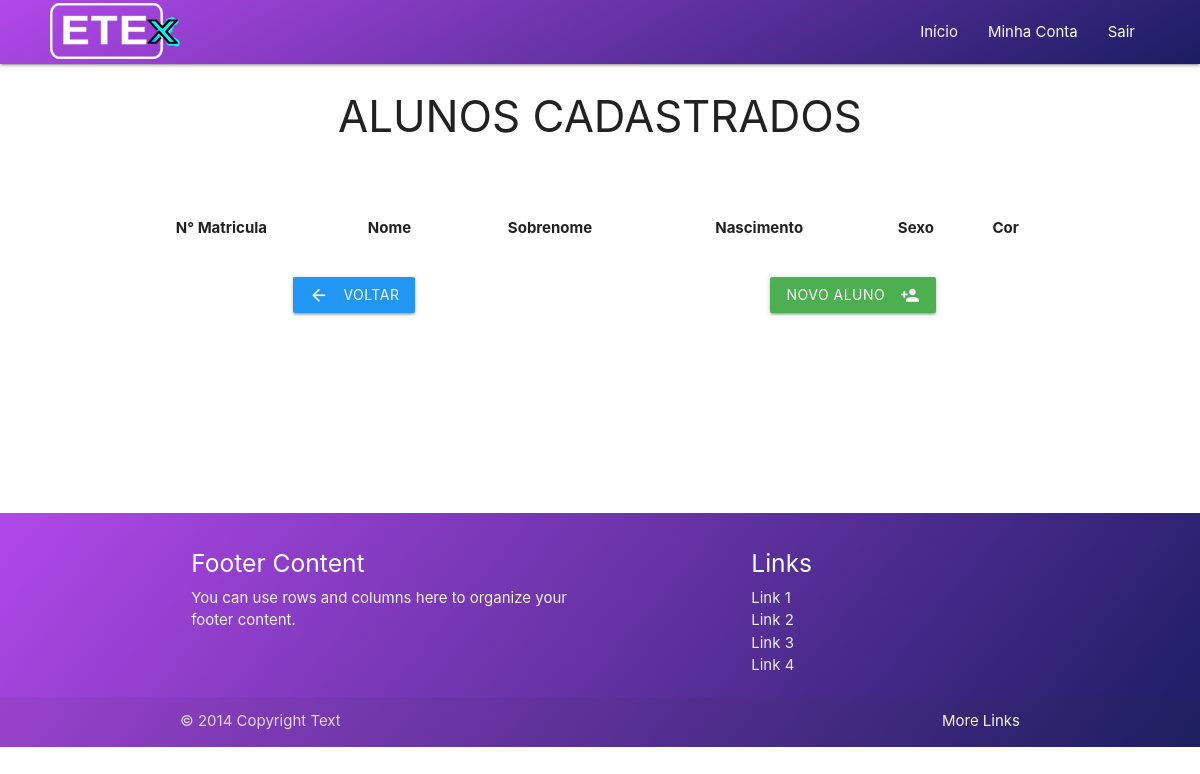
/portal/admin/Aluno/listar-alunos.php, run on an earlier commit of the app's database.
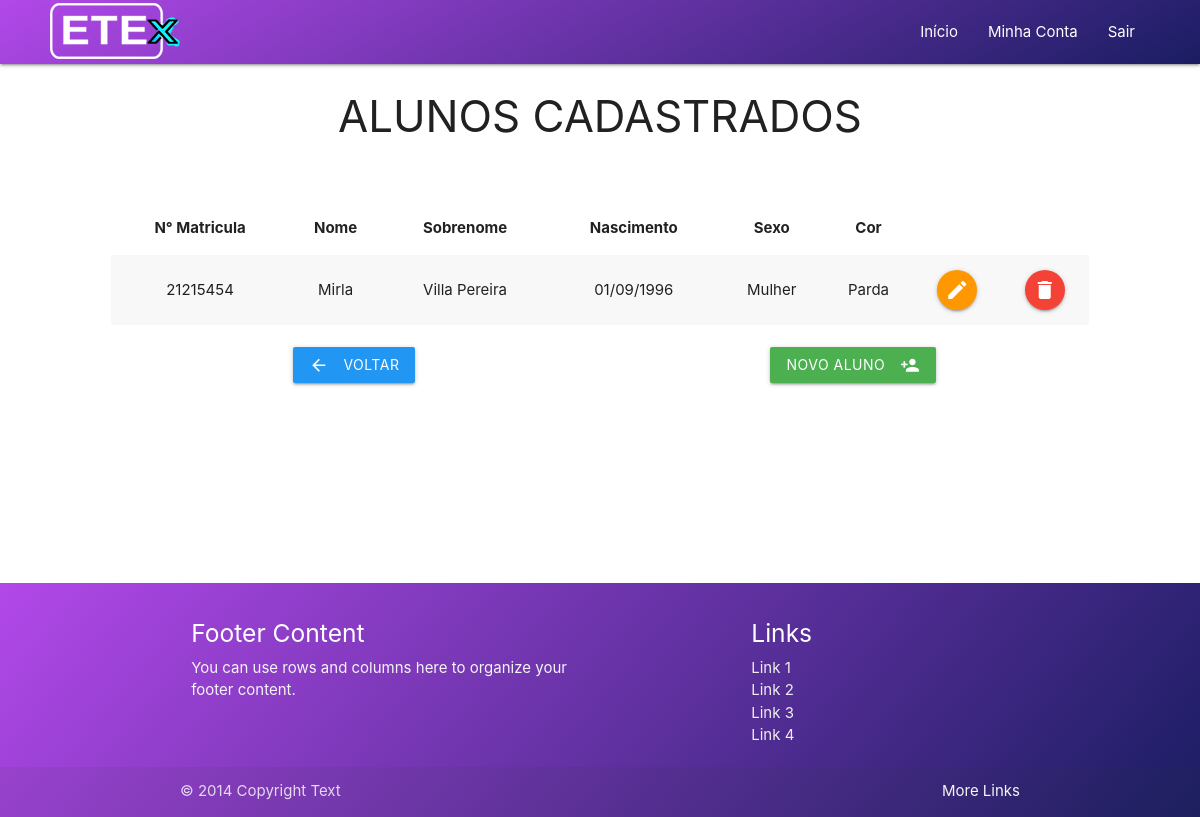
And on a later commit of the database.
### tables this page shows
CREATE TABLE IF NOT EXISTS `alunos` (
  `id_aluno` int(11) NOT NULL AUTO_INCREMENT,
  `nome_aluno` varchar(40) DEFAULT NULL,
  `matricula_aluno` varchar(64) DEFAULT NULL,
  `sobrenome_aluno` varchar(40) DEFAULT NULL,
  `nascimento_aluno` varchar(40) DEFAULT NULL,
  `sexo_aluno` varchar(40) DEFAULT NULL,
  `cor_aluno` varchar(40) DEFAULT NULL,
  `cpf_aluno` varchar(45) NOT NULL,
  `email_aluno` varchar(40) DEFAULT NULL,
  `fone_pessoal_aluno` varchar(40) DEFAULT NULL,
  `fone_fixo_aluno` varchar(40) DEFAULT NULL,
  `numero_endereco_aluno` varchar(40) DEFAULT NULL,
  `rua_endereco_aluno` varchar(40) DEFAULT NULL,
  `bairro_endereco_aluno` varchar(40) DEFAULT NULL,
  `cidade_endereco_aluno` varchar(40) DEFAULT NULL,
  `estado_endereco_aluno` varchar(40) DEFAULT NULL,
  `pais_endereco_aluno` varchar(40) DEFAULT NULL,
  `cep_endereco_aluno` varchar(40) DEFAULT NULL,
  `foto_aluno` blob,
  PRIMARY KEY (`id_aluno`),
  UNIQUE KEY `cpf_aluno` (`cpf_aluno`)
);

### model/Aluno/AlunoDao.class.php (called while the page is built, shortened)
<?php
class AlunoDao implements InterfaceAluno {
    public function listarAlunos() {
        $db_conexao = new Database();
        $conn = $db_conexao->dbConexao();
        $stmt = $conn->prepare("SELECT * FROM `alunos`");
        try {
            $stmt->execute();
            $result = $stmt->fetchAll(PDO::FETCH_ASSOC);
            return $result;
        } catch (Exception $e) {
            return $result = "Erro: " . $e;
        }
    }
}

### controller/AlunoController.class.php (called while the page is built, shortened)
<?php
include_once __DIR__ . '/../model/Aluno/AlunoDao.class.php';
class AlunoController implements InterfaceAluno {
    public function listarAlunos() {
        $listar = new AlunoDao();
        return $listar->listarAlunos();
    }
}

### portal/admin/Aluno/listar-alunos.php (the view, shortened to what this page needs)
<?php
include_once __DIR__ . '/../../assets/header.php';
include_once __DIR__ . '/../../view/Aluno/listaAlunos.view.php';
include_once __DIR__ . '/../../controller/AlunoController.class.php';
?>
<div class="row">
    <div id="listar-aluno" class="col l12 m12">
        <?php
        $listar = new AlunoController();
        $listaAlunos = $listar->listarAlunos();
        foreach ($listaAlunos as $dado):
            ?>
            <td><?php echo $dado['matricula_aluno']; ?></td>
            <td><?php echo $dado['nome_aluno']; ?></td>
            <td><?php echo $dado['sobrenome_aluno']; ?></td>
            <td><?php
                $nascimento = $dado['nascimento_aluno'];
                echo date("d/m/Y", strtotime($nascimento));
                ?></td>
            <td><?php echo $dado['sexo_aluno']; ?></td>
            <td><?php echo $dado['cor_aluno']; ?></td>
            <td>
                <a href="editar-aluno.php?id=<?php echo $dado['id_aluno']; ?>" type="hidden" name="id" class="btn-floating btn-medium waves-effect waves-light orange"><i class="material-icons">edit</i></a>
            </td>
            <td>
                <a href="#modelExcluirAluno<?php echo $dado['id_aluno']; ?>" class="btn-floating btn-medium waves-effect waves-light btn modal-trigger red"><i class="material-icons">delete</i></a>
            </td>
            </tr>
            <?php
        endforeach;
        ?>
        </tbody>
        </table>
        <div id="buttons" class="col l12"></br>
            <div class="col l6 offset-l2">
                <a class="btn waves-effect waves-light blue" href="../../index.php">Voltar
                    <i class="material-icons left">arrow_back</i>
                </a>
            </div>
            <div class="col l3 ">
                <a class="btn waves-effect waves-light green" href="cadastro-aluno.php">Novo aluno
                    <i class="material-icons right">person_add</i>
                </a>
            </div>
        </div>
    </div>
</div>
<?php
include_once __DIR__ . '/../../assets/footer.php';
?>

### assets/header.php (shortened to what this page needs)
<!DOCTYPE html>
<html>
    <head>
        <link rel="stylesheet" href="https://cdnjs.cloudflare.com/ajax/libs/materialize/1.0.0/css/materialize.min.css">
        <link rel="stylesheet" href="../../assets/css/style-logado.css">
        <link rel="stylesheet" href="https://cdnjs.cloudflare.com/ajax/libs/animate.css/3.7.0/animate.min.css">
    </head>
    <body>
        <nav id="menu-inicial">
            <div class="nav-wrapper">
                <a href="index.php" class="brand-logo animated fadeInLeft"><img src="../../assets/img/designer/logo.png"></a>
                <ul id="nav-mobile" class="right hide-on-med-and-down">
                    <li><a href="../../portal/admin/index.php">Início</a></li>
                    <li><a href="#">Minha Conta</a></li>
                    <li><a href='../../index.php'>Sair</a></li>
                </ul>
            </div>
        </nav>

### view/Aluno/listaAlunos.view.php
<div class="center"><h3>ALUNOS CADASTRADOS</h3></div>
<br>
<div class="row">
    <div class="col l10 m12 offset-l1">
        <table class="col centered striped">
            <thead>
                <tr>
                    <th>N° Matricula</th>
                    <th>Nome</th>
                    <th>Sobrenome</th>
                    <th>Nascimento</th>
                    <th>Sexo</th>
                    <th>Cor</th>
                    <th></th>
                    <th></th>
                </tr>
            </thead>
            <tbody>
                <tr>

### assets/footer.php (shortened to what this page needs)
<footer class="page-footer">
    <div class="container">
        <div class="row">
            <div class="col l6 s12">
                <h5 class="white-text">Footer Content</h5>
                <p class="grey-text text-lighten-4">You can use rows and columns here to organize your footer content.</p>
            </div>
            <div class="col l4 offset-l2 s12">
                <h5 class="white-text">Links</h5>
                <ul>
                    <li><a class="grey-text text-lighten-3" href="#!">Link 1</a></li>
                    <li><a class="grey-text text-lighten-3" href="#!">Link 2</a></li>
                    <li><a class="grey-text text-lighten-3" href="#!">Link 3</a></li>
                    <li><a class="grey-text text-lighten-3" href="#!">Link 4</a></li>
                </ul>
            </div>
        </div>
    </div>
    <div class="footer-copyright">
        <div class="container">
            © 2014 Copyright Text
            <a class="grey-text text-lighten-4 right" href="#!">More Links</a>
        </div>
    </div>
</footer>
</body>
</html>

### assets/css/style-logado.css (style rules this page uses)
* { margin: 0; padding: 0; }
body { height: 700px; overflow-x: hidden; }
nav .brand-logo { margin-top: 3px; }
nav#menu-inicial { padding-left: 50px; padding-right: 50px; background-color: #1a1d62; background-image: linear-gradient(-30deg, #1a1d62 0%, #b248e9 100%); }
footer { background-image: linear-gradient(-50deg, #1a1d62 0%, #b248e9 100%); margin-top: 200px; }

What changed in the data, as far as the page shows it:
added alunos: matricula_aluno "21215454", nome_aluno "Mirla", sobrenome_aluno "Villa Pereira", nascimento_aluno "01/09/1996", sexo_aluno "Mulher", cor_aluno "Parda"
